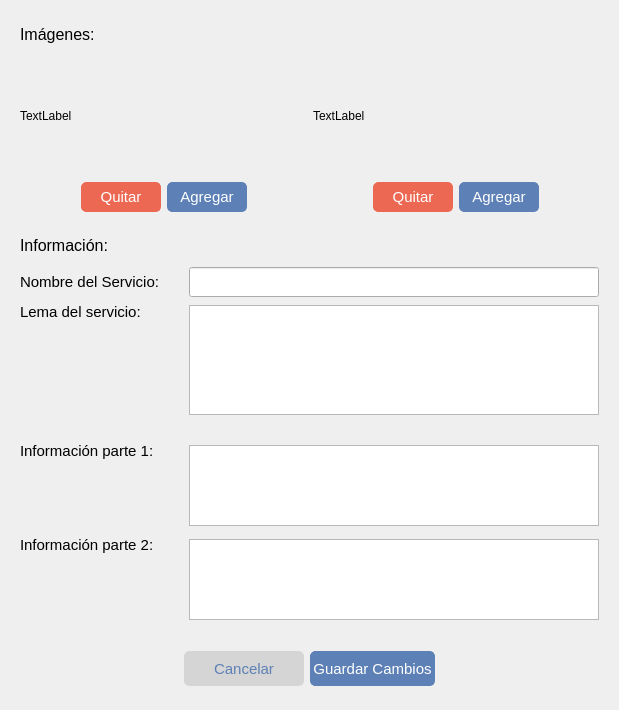
        <widget class="QWidget" name="scrollAreaWidgetContents_4">
         <property name="geometry">
          <rect>
           <x>0</x>
           <y>0</y>
           <width>619</width>
           <height>706</height>
          </rect>
         </property>
         <layout class="QVBoxLayout" name="verticalLayout_4">
          <item>
           <widget class="QWidget" name="fotos_2" native="true">
            <property name="minimumSize">
             <size>
              <width>0</width>
              <height>210</height>
             </size>
            </property>
            <property name="maximumSize">
             <size>
              <width>16777215</width>
              <height>220</height>
             </size>
            </property>
            <layout class="QGridLayout" name="gridLayout_4">
             <item row="0" column="0">
              <layout class="QHBoxLayout" name="horizontalLayout_9">
               <item>
                <widget class="QLabel" name="label_12">
                 <property name="font">
                  <font>
                   <pointsize>12</pointsize>
                  </font>
                 </property>
                 <property name="text">
                  <string>&lt;html&gt;&lt;head/&gt;&lt;body&gt;&lt;p&gt;Imágenes:&lt;/p&gt;&lt;/body&gt;&lt;/html&gt;</string>
                 </property>
                </widget>
               </item>
               <item>
                <spacer name="horizontalSpacer_12">
                 <property name="orientation">
                  <enum>Qt::Horizontal</enum>
                 </property>
                 <property name="sizeHint" stdset="0">
                  <size>
                   <width>40</width>
                   <height>20</height>
                  </size>
                 </property>
                </spacer>
               </item>
              </layout>
             </item>
             <item row="1" column="0">
              <layout class="QHBoxLayout" name="horizontalLayout_8">
               <item>
                <layout class="QVBoxLayout" name="verticalLayout_7">
                 <item>
                  <widget class="QLabel" name="nfoto1_2">
                   <property name="minimumSize">
                    <size>
                     <width>260</width>
                     <height>120</height>
                    </size>
                   </property>
                   <property name="text">
                    <string>TextLabel</string>
                   </property>
                  </widget>
                 </item>
                 <item>
                  <layout class="QHBoxLayout" name="horizontalLayout_4">
                   <item>
                    <spacer name="horizontalSpacer_7">
                     <property name="orientation">
                      <enum>Qt::Horizontal</enum>
                     </property>
                     <property name="sizeHint" stdset="0">
                      <size>
                       <width>40</width>
                       <height>20</height>
                      </size>
                     </property>
                    </spacer>
                   </item>
                   <item>
                    <widget class="QPushButton" name="q1_2">
                     <property name="minimumSize">
                      <size>
                       <width>80</width>
                       <height>30</height>
                      </size>
                     </property>
                     <property name="font">
                      <font>
                       <pointsize>11</pointsize>
                      </font>
                     </property>
                     <property name="styleSheet">
                      <string notr="true">background-color: #ED6853;
border:1px  solid #ED6853;
border-radius:5px;
color: white;
</string>
                     </property>
                     <property name="text">
                      <string>Quitar</string>
                     </property>
                    </widget>
                   </item>
                   <item>
                    <widget class="QPushButton" name="a1_2">
                     <property name="minimumSize">
                      <size>
                       <width>80</width>
                       <height>30</height>
                      </size>
                     </property>
                     <property name="font">
                      <font>
                       <pointsize>11</pointsize>
                      </font>
                     </property>
                     <property name="styleSheet">
                      <string notr="true">color: white;
border:1px solid #5D80B6;
background-color: #5D80B6;
border-radius:5px;</string>
                     </property>
                     <property name="text">
                      <string>Agregar</string>
                     </property>
                    </widget>
                   </item>
                   <item>
                    <spacer name="horizontalSpacer_8">
                     <property name="orientation">
                      <enum>Qt::Horizontal</enum>
                     </property>
                     <property name="sizeHint" stdset="0">
                      <size>
                       <width>40</width>
                       <height>20</height>
                      </size>
                     </property>
                    </spacer>
                   </item>
                  </layout>
                 </item>
                </layout>
               </item>
               <item>
                <layout class="QVBoxLayout" name="verticalLayout_8">
                 <item>
                  <widget class="QLabel" name="nfoto2_2">
                   <property name="minimumSize">
                    <size>
                     <width>260</width>
                     <height>120</height>
                    </size>
                   </property>
                   <property name="text">
                    <string>TextLabel</string>
                   </property>
                  </widget>
                 </item>
                 <item>
                  <layout class="QHBoxLayout" name="horizontalLayout_5">
                   <item>
                    <spacer name="horizontalSpacer_9">
                     <property name="orientation">
                      <enum>Qt::Horizontal</enum>
                     </property>
                     <property name="sizeHint" stdset="0">
                      <size>
                       <width>40</width>
                       <height>20</height>
                      </size>
                     </property>
                    </spacer>
                   </item>
                   <item>
                    <widget class="QPushButton" name="q2_2">
                     <property name="minimumSize">
                      <size>
                       <width>80</width>
                       <height>30</height>
                      </size>
                     </property>
                     <property name="font">
                      <font>
                       <pointsize>11</pointsize>
                      </font>
                     </property>
                     <property name="styleSheet">
                      <string notr="true">background-color: #ED6853;
border:1px  solid #ED6853;
border-radius:5px;
color: white;
</string>
                     </property>
                     <property name="text">
                      <string>Quitar</string>
                     </property>
                    </widget>
                   </item>
                   <item>
                    <widget class="QPushButton" name="a2_2">
                     <property name="minimumSize">
                      <size>
                       <width>80</width>
                       <height>30</height>
                      </size>
                     </property>
                     <property name="font">
                      <font>
                       <pointsize>11</pointsize>
                      </font>
                     </property>
                     <property name="styleSheet">
                      <string notr="true">color: white;
border:1px solid #5D80B6;
background-color: #5D80B6;
border-radius:5px;</string>
                     </property>
                     <property name="text">
                      <string>Agregar</string>
                     </property>
                    </widget>
                   </item>
                   <item>
                    <spacer name="horizontalSpacer_10">
                     <property name="orientation">
                      <enum>Qt::Horizontal</enum>
                     </property>
                     <property name="sizeHint" stdset="0">
                      <size>
                       <width>40</width>
                       <height>20</height>
                      </size>
                     </property>
                    </spacer>
                   </item>
                  </layout>
                 </item>
                </layout>
               </item>
              </layout>
             </item>
            </layout>
           </widget>
          </item>
          <item>
           <widget class="QWidget" name="titulo_lema_2" native="true">
            <property name="minimumSize">
             <size>
              <width>584</width>
              <height>200</height>
             </size>
            </property>
            <property name="maximumSize">
             <size>
              <width>16777215</width>
              <height>200</height>
             </size>
            </property>
            <layout class="QGridLayout" name="gridLayout_5">
             <item row="0" column="0">
              <layout class="QHBoxLayout" name="horizontalLayout_6">
               <item>
                <widget class="QLabel" name="label_13">
                 <property name="text">
                  <string>&lt;html&gt;&lt;head/&gt;&lt;body&gt;&lt;p&gt;&lt;span style=&quot; font-size:12pt;&quot;&gt;Información:&lt;/span&gt;&lt;/p&gt;&lt;/body&gt;&lt;/html&gt;</string>
                 </property>
                </widget>
               </item>
               <item>
                <spacer name="horizontalSpacer_11">
                 <property name="orientation">
                  <enum>Qt::Horizontal</enum>
                 </property>
                 <property name="sizeHint" stdset="0">
                  <size>
                   <width>40</width>
                   <height>20</height>
                  </size>
                 </property>
                </spacer>
               </item>
              </layout>
             </item>
             <item row="2" column="0">
              <layout class="QHBoxLayout" name="horizontalLayout_7">
               <item>
                <widget class="QLabel" name="label_14">
                 <property name="text">
                  <string>&lt;html&gt;&lt;head/&gt;&lt;body&gt;&lt;p&gt;&lt;span style=&quot; font-size:11pt;&quot;&gt;Nombre del Servicio:&lt;/span&gt;&lt;/p&gt;&lt;/body&gt;&lt;/html&gt;</string>
                 </property>
                </widget>
               </item>
               <item alignment="Qt::AlignRight">
                <widget class="QLineEdit" name="tituloE_2">
                 <property name="minimumSize">
                  <size>
                   <width>410</width>
                   <height>30</height>
                  </size>
                 </property>
                 <property name="maximumSize">
                  <size>
                   <width>410</width>
                   <height>16777215</height>
                  </size>
                 </property>
                </widget>
               </item>
              </layout>
             </item>
             <item row="3" column="0">
              <layout class="QHBoxLayout" name="horizontalLayout_10">
               <item>
                <layout class="QVBoxLayout" name="verticalLayout_9">
                 <item>
                  <widget class="QLabel" name="label_15">
                   <property name="maximumSize">
                    <size>
                     <width>133</width>
                     <height>16777215</height>
                    </size>
                   </property>
                   <property name="text">
                    <string>&lt;html&gt;&lt;head/&gt;&lt;body&gt;&lt;p&gt;&lt;span style=&quot; font-size:11pt;&quot;&gt;Lema del servicio:&lt;/span&gt;&lt;/p&gt;&lt;/body&gt;&lt;/html&gt;</string>
                   </property>
                  </widget>
                 </item>
                 <item>
                  <spacer name="verticalSpacer">
                   <property name="orientation">
                    <enum>Qt::Vertical</enum>
                   </property>
                   <property name="sizeHint" stdset="0">
                    <size>
                     <width>20</width>
                     <height>40</height>
                    </size>
                   </property>
                  </spacer>
                 </item>
                </layout>
               </item>
               <item alignment="Qt::AlignRight">
                <widget class="QPlainTextEdit" name="lemae_2">
                 <property name="minimumSize">
                  <size>
                   <width>410</width>
                   <height>100</height>
                  </size>
                 </property>
                 <property name="maximumSize">
                  <size>
                   <width>410</width>
                   <height>110</height>
                  </size>
                 </property>
                </widget>
               </item>
              </layout>
             </item>
             <item row="1" column="0">
              <spacer name="verticalSpacer_4">
               <property name="orientation">
                <enum>Qt::Vertical</enum>
               </property>
               <property name="sizeType">
                <enum>QSizePolicy::Fixed</enum>
               </property>
               <property name="sizeHint" stdset="0">
                <size>
                 <width>20</width>
                 <height>5</height>
                </size>
               </property>
              </spacer>
             </item>
            </layout>
           </widget>
          </item>
          <item>
           <widget class="QWidget" name="informacion_2" native="true">
            <property name="minimumSize">
             <size>
              <width>0</width>
              <height>200</height>
             </size>
            </property>
            <property name="maximumSize">
             <size>
              <width>16777215</width>
              <height>200</height>
             </size>
            </property>
            <layout class="QGridLayout" name="gridLayout_6">
             <item row="0" column="0">
              <layout class="QHBoxLayout" name="horizontalLayout_11">
               <item>
                <layout class="QVBoxLayout" name="verticalLayout_10">
                 <item>
                  <widget class="QLabel" name="label_16">
                   <property name="text">
                    <string>&lt;html&gt;&lt;head/&gt;&lt;body&gt;&lt;p&gt;&lt;span style=&quot; font-size:11pt;&quot;&gt;Información parte 1:&lt;/span&gt;&lt;/p&gt;&lt;/body&gt;&lt;/html&gt;</string>
                   </property>
                  </widget>
                 </item>
                 <item>
                  <spacer name="verticalSpacer_2">
                   <property name="orientation">
                    <enum>Qt::Vertical</enum>
                   </property>
                   <property name="sizeHint" stdset="0">
                    <size>
                     <width>20</width>
                     <height>40</height>
                    </size>
                   </property>
                  </spacer>
                 </item>
                </layout>
               </item>
               <item>
                <widget class="QPlainTextEdit" name="infoe_2">
                 <property name="minimumSize">
                  <size>
                   <width>410</width>
                   <height>81</height>
                  </size>
                 </property>
                 <property name="maximumSize">
                  <size>
                   <width>410</width>
                   <height>81</height>
                  </size>
                 </property>
                </widget>
               </item>
              </layout>
             </item>
             <item row="1" column="0">
              <layout class="QHBoxLayout" name="horizontalLayout_12">
               <item>
                <layout class="QVBoxLayout" name="verticalLayout_11">
                 <item>
                  <widget class="QLabel" name="label_17">
                   <property name="text">
                    <string>&lt;html&gt;&lt;head/&gt;&lt;body&gt;&lt;p&gt;&lt;span style=&quot; font-size:11pt;&quot;&gt;Información parte 2:&lt;/span&gt;&lt;/p&gt;&lt;/body&gt;&lt;/html&gt;</string>
                   </property>
                  </widget>
                 </item>
                 <item>
                  <spacer name="verticalSpacer_3">
                   <property name="orientation">
                    <enum>Qt::Vertical</enum>
                   </property>
                   <property name="sizeHint" stdset="0">
                    <size>
                     <width>20</width>
                     <height>40</height>
                    </size>
                   </property>
                  </spacer>
                 </item>
                </layout>
               </item>
               <item>
                <widget class="QPlainTextEdit" name="ifno2e_2">
                 <property name="minimumSize">
                  <size>
                   <width>410</width>
                   <height>81</height>
                  </size>
                 </property>
                 <property name="maximumSize">
                  <size>
                   <width>410</width>
                   <height>81</height>
                  </size>
                 </property>
                </widget>
               </item>
              </layout>
             </item>
            </layout>
           </widget>
          </item>
          <item>
           <widget class="QWidget" name="widget_6" native="true">
            <property name="minimumSize">
             <size>
              <width>0</width>
              <height>60</height>
             </size>
            </property>
            <property name="maximumSize">
             <size>
              <width>16777215</width>
              <height>60</height>
             </size>
            </property>
            <layout class="QGridLayout" name="gridLayout_10">
             <item row="0" column="0">
              <layout class="QHBoxLayout" name="horizontalLayout_21">
               <item>
                <spacer name="horizontalSpacer_17">
                 <property name="orientation">
                  <enum>Qt::Horizontal</enum>
                 </property>
                 <property name="sizeHint" stdset="0">
                  <size>
                   <width>40</width>
                   <height>20</height>
                  </size>
                 </property>
                </spacer>
               </item>
               <item>
                <widget class="QPushButton" name="cancelare_2">
                 <property name="minimumSize">
                  <size>
                   <width>120</width>
                   <height>35</height>
                  </size>
                 </property>
                 <property name="font">
                  <font>
                   <pointsize>11</pointsize>
                  </font>
                 </property>
                 <property name="styleSheet">
                  <string notr="true">color: #5D80B6;
border:1px solid #d5d5d5;
background-color: #d5d5d5;
border-radius:5px;</string>
                 </property>
                 <property name="text">
                  <string>Cancelar</string>
                 </property>
                </widget>
               </item>
               <item>
                <widget class="QPushButton" name="guardare_2">
                 <property name="minimumSize">
                  <size>
                   <width>125</width>
                   <height>35</height>
                  </size>
                 </property>
                 <property name="font">
                  <font>
                   <pointsize>11</pointsize>
                  </font>
                 </property>
                 <property name="styleSheet">
                  <string notr="true">color: white;
border:1px solid #5D80B6;
background-color: #5D80B6;
border-radius:5px;</string>
                 </property>
                 <property name="text">
                  <string>Guardar Cambios</string>
                 </property>
                </widget>
               </item>
               <item>
                <spacer name="horizontalSpacer_18">
                 <property name="orientation">
                  <enum>Qt::Horizontal</enum>
                 </property>
                 <property name="sizeHint" stdset="0">
                  <size>
                   <width>40</width>
                   <height>20</height>
                  </size>
                 </property>
                </spacer>
               </item>
              </layout>
             </item>
            </layout>
           </widget>
          </item>
         </layout>
        </widget>
